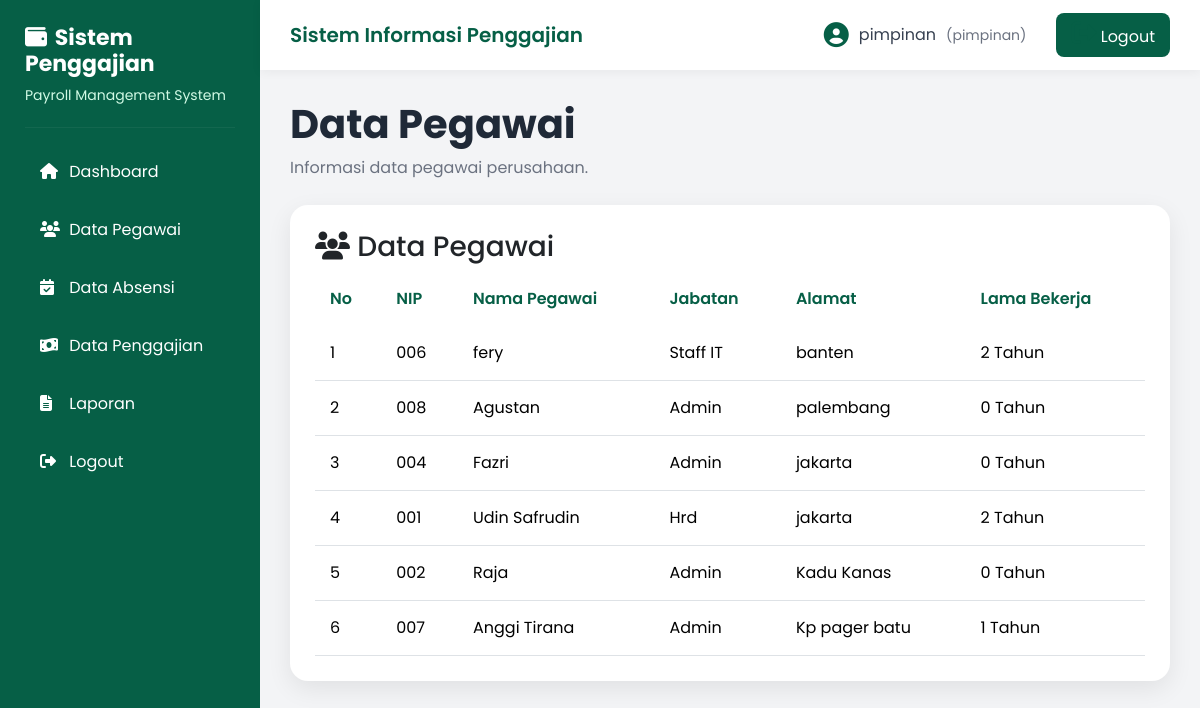
The page /pimpinan/pegawai.php (signed in) on the database its author committed.
### tables this page shows
CREATE TABLE `pegawai` (
  `id_pegawai` int(11) NOT NULL,
  `nip` varchar(20) NOT NULL,
  `nama_pegawai` varchar(100) NOT NULL,
  `alamat` text NOT NULL,
  `no_hp` varchar(15) DEFAULT NULL,
  `tanggal_masuk` date NOT NULL,
  `id_jabatan` int(11) NOT NULL,
  `status_pernikahan` enum('Single','Menikah') NOT NULL DEFAULT 'Single'
);

CREATE TABLE `jabatan` (
  `id_jabatan` int(11) NOT NULL,
  `nama_jabatan` varchar(100) NOT NULL,
  `gaji_pokok` decimal(12,2) NOT NULL,
  `tunjangan` decimal(12,2) NOT NULL
);

### pimpinan/pegawai.php (the view, shortened to what this page needs)
<?php
include '../config/koneksi.php';
$query = mysqli_query($koneksi,"
SELECT
pegawai.*,
jabatan.nama_jabatan
FROM pegawai
JOIN jabatan
ON pegawai.id_jabatan = jabatan.id_jabatan
ORDER BY pegawai.id_pegawai DESC
");
include '../template/header.php';
include '../template/sidebar_pimpinan.php';
include '../template/navbar.php';
?>
<div class="content">
<div class="page-title">
<h2>
Data Pegawai
</h2>
<p>
Informasi data pegawai perusahaan.
</p>
</div>
<div class="card-custom">
<h3>
<i class="fas fa-users"></i>
Data Pegawai
</h3>
<table class="table table-hover">
<thead>
<tr>
<th>No</th>
<th>NIP</th>
<th>Nama Pegawai</th>
<th>Jabatan</th>
<th>Alamat</th>
<th>Lama Bekerja</th>
</tr>
</thead>
<tbody>
<?php
$no=1;
while($row=mysqli_fetch_assoc($query)){
?>
<tr>
<td>
<?= $no++; ?>
</td>
<td>
<?= $row['nip']; ?>
</td>
<td>
<?= $row['nama_pegawai']; ?>
</td>
<td>
<?= $row['nama_jabatan']; ?>
</td>
<td>
<?= $row['alamat']; ?>
</td>
<td>
<?php
$tanggalMasuk = new DateTime($row['tanggal_masuk']);
$hariIni = new DateTime();
$lamaKerja = $tanggalMasuk->diff($hariIni)->y;
echo $lamaKerja . " Tahun";
?>
</td>
</tr>
<?php } ?>
</tbody>
</table>
</div>
</div>
<?php
include '../template/footer.php';
?>

### assets/css/style.css (style rules this page uses)
* { margin:0; padding:0; box-sizing:border-box; font-family:'Poppins',sans-serif; }
body { background:#F3F4F6; }
.content { margin-left:260px; padding:30px; }
.page-title { margin-bottom:25px; }
.page-title h2 { font-size:40px; font-weight:700; color:#1F2937; margin-bottom:8px; }
.page-title p { color:#6B7280; font-size:16px; }
.card-custom { background:#fff; border-radius:18px; padding:25px; box-shadow:0 8px 25px rgba(0,0,0,.08); }
.table { margin-bottom:0; }
.table thead { background:#ECFDF5; }
.table thead th { color:#065F46; border:none; padding:15px; font-weight:600; }
.table tbody td { padding:15px; vertical-align:middle; }

### rows shown on the page
pegawai: nip "006", nama_pegawai "fery", id_jabatan.nama_jabatan "Staff IT", alamat "banten"
pegawai: nip "008", nama_pegawai "Agustan", id_jabatan.nama_jabatan "Admin", alamat "palembang"
pegawai: nip "004", nama_pegawai "Fazri", id_jabatan.nama_jabatan "Admin", alamat "jakarta"
pegawai: nip "001", nama_pegawai "Udin Safrudin", id_jabatan.nama_jabatan "Hrd", alamat "jakarta"
pegawai: nip "002", nama_pegawai "Raja", id_jabatan.nama_jabatan "Admin", alamat "Kadu Kanas"
pegawai: nip "007", nama_pegawai "Anggi Tirana", id_jabatan.nama_jabatan "Admin", alamat "Kp pager batu"

### other values the page prints
$_SESSION['username'] "pimpinan"
$_SESSION['role'] "pimpinan"
